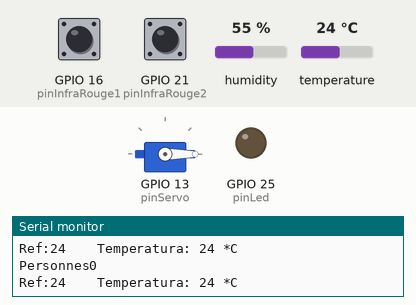
The sketch below on a simulated ESP32. Shown: servo, output pins drawn as LEDs (lit = HIGH), the last lines printed to the serial monitor. The test bench sets the inputs (shaded band); at power-on: temperature 24 °C, GPIO 16 (pinInfraRouge1) HIGH, GPIO 21 (pinInfraRouge2) HIGH, humidity 55 %. WiFi joins after 1.5 s; servers stay silent unless stated; no MQTT or app messages arrive unless stated.

Above: at 3.7 s.
3.8 s: temperature set to 26.1 °C
5.7 s: temperature set to 27.8 °C
At 6.9 s:
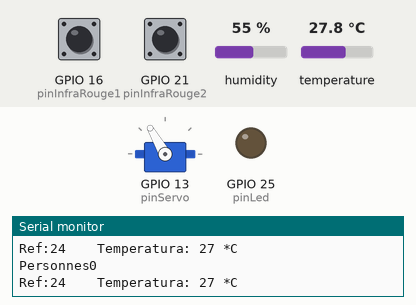
8.0 s: temperature set to 12 °C
At 9.1 s:
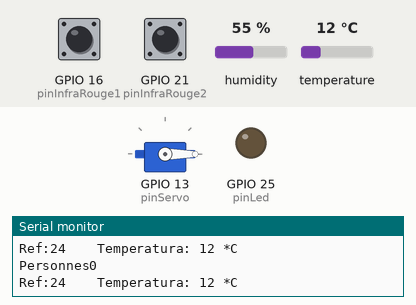
10.1 s: temperature set to 28 °C
At 11.3 s:
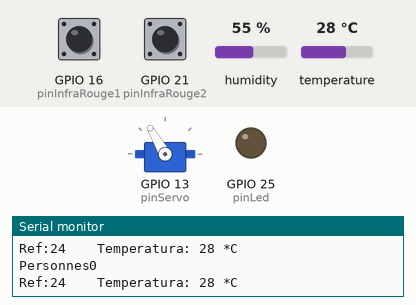
Timing chart, 0 to 13.1 s (numbered marks = the images above; inputs shaded):
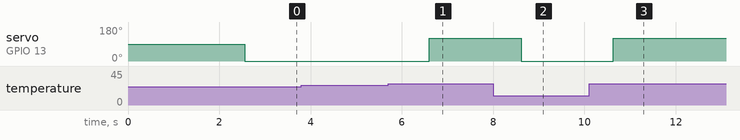

The sketch:

Cuisine.ino
```cpp
/* Dans le cadre du projet Smart Ohm'e de BA3 ingénieur civil en informatique et gestion
 *  AFENZOUAR Farid
 *  email : Farid.AFENZOUAR@student.umons.ac.be
 *  FISICARO Federico
 *  email: Federico.FISICARO@student.umons.ac.be
 *  NGUYEN Harry
 *  email : Harry.NGUYEN@student.umons.ac.be
 *  VANSNICK Loïc
 *  email : Loic.VANSNICK@student.umons.ac.be
 */

#include <WiFi.h> // Enables the ESP8266 to connect to the local network (via WiFi)
#include <PubSubClient.h> // Allows us to connect to, and publish to the MQTT broker

// WiFi
// Make sure to update this for your own WiFi network!
const char* ssid = "IoTWifi";
const char* wifi_password = "SmartBuilding";

// MQTT
const char* mqtt_server = "192.168.4.1";
const char* mqtt_topic_people = "cuisine/people";
const char* mqtt_topic_temperature = "cuisine/temperature";
const char* mqtt_topic_temp_ref = "cuisine/refTemp";
const char* mqtt_topic_window = "cuisine/window";
// The client id identifies the ESP8266 device. Think of it a bit like a hostname (Or just a name, like Greg).
const char* clientID = "esp32_Cuisine";

// Initialise the WiFi and MQTT Client objects
WiFiClient wifiClient;
PubSubClient client(mqtt_server, 1883, wifiClient); // 1883 is the listener port for the Broker

// Données à envoyées en plus

int fenetre_ouverte = 0;

// Pour les capteurs

#include "DHT.h"
#define DHTPIN 26
#define DHTTYPE DHT22

#include <ESP32Servo.h>

Servo servo;
DHT dht(DHTPIN, DHTTYPE);

int temp_ref=0;
int ecart_temp=2;

int persons = 0;
int Sortir = 0;
int Entrer = 0;

int pinInfraRouge1=16;
int pinInfraRouge2=21;
int pinLed=25;
int pinServo=13;


void setup() {
  Serial.begin(9600);
  delay(1000); // give me time to bring up serial monitor
  Serial.println("ESP32 Analog IN Test");

  Serial.print("Connecting to ");
  Serial.println(ssid);

  // Connect to the WiFi
  WiFi.begin(ssid, wifi_password);

  // Wait until the connection has been confirmed before continuing
  while (WiFi.status() != WL_CONNECTED) {
    delay(500);
    Serial.print(".");
  }

  // Debugging - Output the IP Address of the ESP8266
  Serial.println("WiFi connected");
  Serial.print("IP address: ");
  Serial.println(WiFi.localIP());

  // Connect to MQTT Broker
  // client.connect returns a boolean value to let us know if the connection was successful.
  if (client.connect(clientID)) {
    Serial.println("Connected to MQTT Broker!");
  }
  else {
    Serial.println("Connection to MQTT Broker failed...");
  }

// setup pour les capteurs

  pinMode(pinInfraRouge1, INPUT);// set pin as input
 pinMode(pinInfraRouge2, INPUT);
 pinMode(pinLed, OUTPUT);
 servo.attach(pinServo);
 dht.begin();

 if (isnan(dht.readTemperature())) {
  Serial.println("ERREUR REF");
  } else{
    temp_ref = dht.readTemperature();
    }

}

void loop() {

  int t = dht.readTemperature();

  for(int i = 0; i < 5; i++){ // Pour envoyer les données toutes les demis secondes


  t = dht.readTemperature();
  if (isnan(t))
  {
    Serial.println("Erreur lecture!");
  }
  else
  {
    Serial.print("Ref:");
    Serial.print(temp_ref);
    Serial.print(" \t Temperatura: ");
    Serial.print(t);
    Serial.println(" *C");
  }


// Ouvre et ferme la fenetre


  if(t>temp_ref+ecart_temp){
    servo.write(120);
    fenetre_ouverte = 1;
    } else{
      servo.write(0);
      fenetre_ouverte = 0;
      }


  int detect1 = digitalRead(pinInfraRouge1);
  int detect2 = digitalRead(pinInfraRouge2);


  if (detect1 == LOW  && detect2 == HIGH){
      Entrer = 1;

      if(Sortir==1){
        persons--;
        Entrer=0;
        Sortir=0;

    delay(3000);
      }
    }

  if (detect2 == LOW && detect1 == HIGH){
      //Serial.println("Détecter2");
      Sortir = 1;

      if(Entrer == 1){
        persons++;
        Entrer=0;
        Sortir=0;
        if(persons<0) {persons =0;}
     delay(3000);
      }
    }
  delay(100);
  Serial.print("Personnes");
  Serial.println(persons);
 // Serial.print("Sortir");
 // Serial.println(Sortir);
 // Serial.print("Entrer");
 // Serial.println(Entrer);


  if(persons>0){
    digitalWrite(pinLed, HIGH);

    }
    else {
    digitalWrite(pinLed,LOW);
    }


  // Envoie des données toutes les demis secondes

  }

  char temper[16];
  char window_state[16];
  char person_room[16];
  char reference[16];

  itoa(t, temper, 10);
  itoa(fenetre_ouverte, window_state, 10);
  itoa(persons, person_room, 10);
  itoa(temp_ref, reference, 10);


  // Envoi de la température

  if (client.publish(mqtt_topic_temperature, temper)){
    Serial.println(temper);
    // client.publish(mqtt_topic, cstr);
    // Again, client.publish will return a boolean value depending on whether it succeded or not.
    // If the message failed to send, we will try again, as the connection may have broken.
  }else {
        Serial.println("Message failed to send. Reconnecting to MQTT Broker and trying again");
        client.connect(clientID);
        delay(10); // This delay ensures that client.publish doesn't clash with the client.connect call
        client.publish(mqtt_topic_temperature, "Button pressed!");
  }

  // Envoi de la position de la fenetre

  if (client.publish(mqtt_topic_window, window_state)){
    Serial.println(window_state);
    // client.publish(mqtt_topic, cstr);
    // Again, client.publish will return a boolean value depending on whether it succeded or not.
    // If the message failed to send, we will try again, as the connection may have broken.
  }else {
        Serial.println("Message failed to send. Reconnecting to MQTT Broker and trying again");
        client.connect(clientID);
        delay(10); // This delay ensures that client.publish doesn't clash with the client.connect call
        client.publish(mqtt_topic_window, "Button pressed!");
  }

  // Envoi PresenceDetection

  if (client.publish(mqtt_topic_people, person_room)){
    Serial.println(person_room);
    // client.publish(mqtt_topic, cstr);
    // Again, client.publish will return a boolean value depending on whether it succeded or not.
    // If the message failed to send, we will try again, as the connection may have broken.
  }else {
        Serial.println("Message failed to send. Reconnecting to MQTT Broker and trying again");
        client.connect(clientID);
        delay(10); // This delay ensures that client.publish doesn't clash with the client.connect call
        client.publish(mqtt_topic_people, "Button pressed!");
  }

  // Envoi du seuil de la température

  if (client.publish(mqtt_topic_temp_ref, reference)){
    Serial.println(reference);
    // client.publish(mqtt_topic, cstr);
    // Again, client.publish will return a boolean value depending on whether it succeded or not.
    // If the message failed to send, we will try again, as the connection may have broken.
  }else {
        Serial.println("Message failed to send. Reconnecting to MQTT Broker and trying again");
        client.connect(clientID);
        delay(10); // This delay ensures that client.publish doesn't clash with the client.connect call
        client.publish(mqtt_topic_temp_ref, "Button pressed!");
  }

}
```

Measured:
- the behaviour switches between 26.9 and 27 °C on temperature (found by bisection; images 0 and 1)
- after the input at 5.7 s, servo on GPIO 13 (pinServo): 0° → 120° after 0.90 s
- after the input at 8.0 s, servo on GPIO 13 (pinServo): 120° → 0° after 0.62 s
- after the input at 10.1 s, servo on GPIO 13 (pinServo): 0° → 120° after 0.53 s
